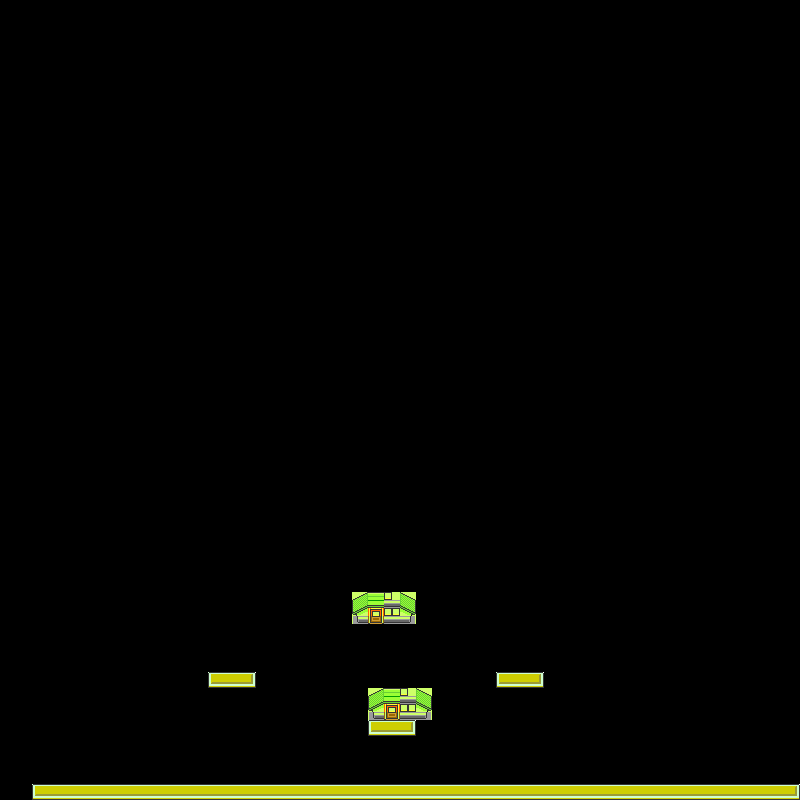

A 2D game scene composited from a Tiled map and its tileset images. What follows is a short description and the map's XML, with each tile layer's data collapsed to a summary:
An orthogonal 50x50 tile map with 16x16 px tiles, 1 tile layer (Tile Layer 1).

<map version="1.0" orientation="orthogonal" width="50" height="50" tilewidth="16" tileheight="16">
 <tileset firstgid="1" name="tiles" tilewidth="16" tileheight="16" spacing="1" margin="1">
  <image source="tiles.png" width="343" height="410" />
  <tile id="87">
   <properties>
    <property name="blocked" value="" />
   </properties>
  </tile>
  <tile id="88">
   <properties>
    <property name="blocked" value="" />
   </properties>
  </tile>
  <tile id="89">
   <properties>
    <property name="blocked" value="" />
   </properties>
  </tile>
  <tile id="312">
   <properties>
    <property name="blocked" value="" />
   </properties>
  </tile>
  <tile id="313">
   <properties>
    <property name="blocked" value="" />
   </properties>
  </tile>
  <tile id="314">
   <properties>
    <property name="blocked" value="" />
   </properties>
  </tile>
  <tile id="332">
   <properties>
    <property name="blocked" value="" />
   </properties>
  </tile>
  <tile id="333">
   <properties>
    <property name="blocked" value="" />
   </properties>
  </tile>
  <tile id="334">
   <properties>
    <property name="blocked" value="" />
   </properties>
  </tile>
 </tileset>
 <layer name="Tile Layer 1" width="50" height="50">
  <data>[2500 cells, 73 non-empty, 11 distinct tile ids]</data>
 </layer>
</map>
